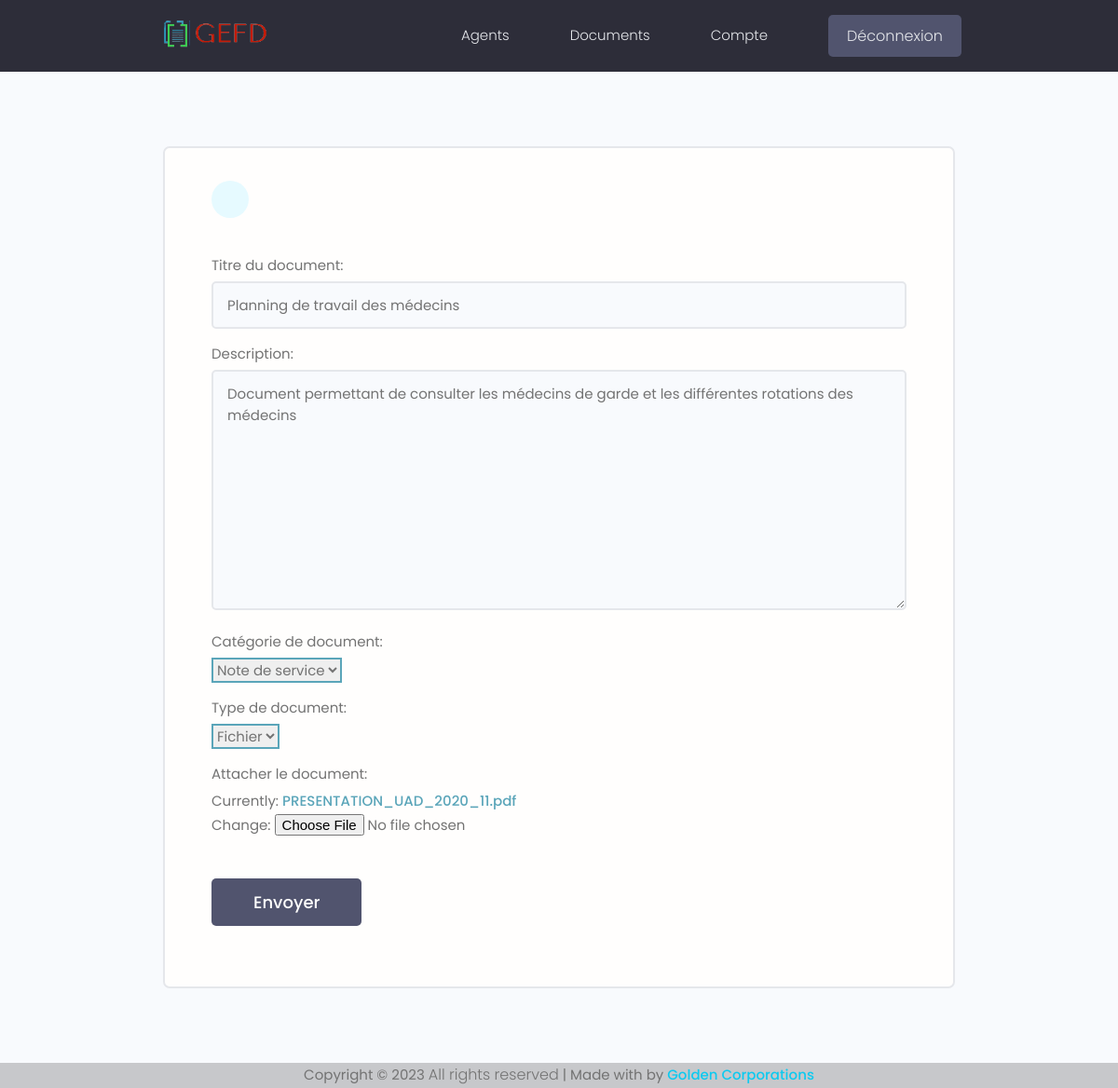
Page /docupload/update-document/a6cd63f2b0084e29912c7cdd166b8658/ (signed in) on the committed database.
### docupload/models.py (models this page shows, shortened)
class Document(models.Model):
    TYPE_CHOICES = (
        ('fichier','Fichier'),
        ('image','Image'),
        ('video','Video'),
    )
    libelleDoc = models.CharField(max_length=200)
    description = models.TextField(null=True, blank=True)
    typeDoc = models.CharField(choices=TYPE_CHOICES, default='fichier',max_length=10)
    docUpload = models.FileField(upload_to='')
    createdDate = models.DateTimeField(auto_now_add=True)
    updatedDate = models.DateTimeField(auto_now=True)
    categorie = models.ForeignKey(Categorie, on_delete=models.CASCADE)
    operator = models.ForeignKey(Profile, null=True, blank=True, on_delete=models.SET_NULL)
    id = models.UUIDField(default=uuid.uuid4, unique=True, primary_key=True, editable=False)

### docupload/views.py (the view)
# urls.py: path('update-document/<str:pk>/', views.updateDocument, name="update-document"),
@login_required(login_url = "login")
def updateDocument(request, pk):
    document = Document.objects.get(id=pk)
    form = DocumentForm(instance=document)
    if request.method == 'POST':
        form = DocumentForm(request.POST, request.FILES, instance=document)
        if form.is_valid():
            form.save()
            return redirect('documents')
    context = {'form':form}
    return render(request, "docupload/document_form.html", context)

### docupload/forms.py
class DocumentForm(ModelForm):
    class Meta:
        model = Document
        fields = ['libelleDoc', 'description','categorie', 'typeDoc', 'docUpload']
        labels = {
            'libelleDoc': 'Titre du document',
            'description': 'Description',
            'categorie': 'Catégorie de document',
            'typeDoc': 'Type de document',
            'docUpload': 'Attacher le document'
        }
    def __init__(self, *args, **kwargs):
        super(DocumentForm, self).__init__(*args, **kwargs)
        for name, field in self.fields.items():
            field.widget.attrs.update({'class':'input'})

### docupload/models.py (called while the page is built)
    def __str__(self):
        return self.libelleCat

### docupload/templates/docupload/document_form.html (shortened to what this page needs)
{% extends 'base.html' %}
{% block content %}
    <main class="formPage my-xl">
        <div class="content-box">
            <div class="formWrapper">
                <a class="backButton" href="#"></a>
                <br>
                <form class="form" method="POST" enctype="multipart/form-data">
                    {% for field in form %}
                    <div class="form__field">
                        <label for="formInput#text">{{field.label}}: </label>
                        {{field}}
                    </div>
                    {% endfor %}
                    <input class="btn btn--sub btn--lg  my-md" type="submit" value="Envoyer" />
                </form>
            </div>
        </div>
    </main>
{% endblock %}

### static/css/app.css (style rules this page uses)
:root { --color-sub: #2d2d39; }
.btn--sub { background-color: var(--color-sub-light); }
.content-box { width: 95%; max-width: 85rem; margin: 0 auto; }
.backButton { background: var(--color-main-light); color: var(--color-main); width: 4rem; height: 4rem; display: flex; align-items: center; justify-content: center; border-radius: 50%; }
.formPage .formWrapper { list-style: none; background: var(--color-white); padding: 3.5rem 5rem; border: 2px solid var(--color-light); border-radius: 0.7rem; }

### static/uikit/styles/modules/_variables.css (style rules this page uses)
:root { --color-main: #5aa5b9; --color-main-light: #e6faff; --color-sub: #3f4156; --color-sub-light: #51546e; --color-sub-lighter: #ededfd; --color-text: #737373; --color-gray: #8b8b8b; --color-light: #e5e7eb; --color-light-gray: #767676; --color-bg: #f8fafd; --color-white: #fffefd; --color-white-light: #f3f3f3; --color-success: #359e64; --color-success-bg: #def8e8; --color-error: #fc4b0b; --color-error-bg: #fff2ee; --font-base: 'Poppins', arial, helvetica, 'Segoe UI', roboto, ubuntu, sans-serif; --font-monospace: 'Fira Code', 'Courier New', courier, monospace; --font-regular: 300; --font-medium: 500; --font-bold: 700; --generic-shadow: 1px 1px 5px #00000010; --generic-transition: all 0.3s ease-in-out; }

### static/uikit/styles/modules/_base.css (style rules this page uses)
* { margin: 0; padding: 0; box-sizing: border-box; text-rendering: optimizeLegibility; color: inherit; font-size: inherit; }
html { font-size: 50%; }
@media only screen and (min-width: 480px) { html { font-size: 56.25%; } }
@media only screen and (min-width: 1200px) { html { font-size: 62.5%; } }
body { line-height: 1.6; font-weight: 400; font-size: 1.5rem; color: var(--color-text); background-color: var(--color-bg); min-height: 100vh; }

### static/uikit/styles/modules/_typography.css (style rules this page uses)
* { font-family: var(--font-base); }
a { padding-bottom: 2px; text-decoration: none; display: inline-block; color: var(--color-main); font-weight: var(--font-medium); }

### static/uikit/styles/modules/_utilities.css (style rules this page uses)
.my-md { margin: 3rem auto; }
.my-xl { margin: 8rem auto; }

### static/uikit/styles/modules/_button.css (style rules this page uses)
.btn { display: inline-block; position: relative; cursor: pointer; background-color: var(--color-light); font-weight: var(--font-medium); color: var(--color-sub); text-decoration: none; padding: 1rem 2rem; border-radius: 0.5rem; border: none; width: -webkit-fit-content; width: -moz-fit-content; width: fit-content; height: -webkit-fit-content; height: -moz-fit-content; height: fit-content; font-size: 1.6rem; outline-width: 0; outline-color: transparent; -webkit-backface-visibility: hidden; backface-visibility: hidden; transition: all 0.3s ease-in-out; }
.btn--sub { background-color: var(--color-sub); color: var(--color-white); }
.btn--lg { font-size: 1.8rem; padding: 1.2rem 4.5rem; }

### static/uikit/styles/modules/_form.css (style rules this page uses)
.form { display: block; }
.form__field { margin-top: 1.5rem; margin-bottom: 1.5rem; }
.form__label, .form__field > label { display: block; margin-bottom: 0.5rem; color: var(--color-text); }
input.input[type='text'], input.input[type='email'], input.input[type='password'], input.input[type='number'], textarea.input { min-width: 24rem; width: 100%; padding: 1.2rem 1.5rem; border-radius: 0.5rem; border: 2px solid var(--color-light); transition: all 0.3s ease-in-out; background-color: var(--color-bg); }
input.input[type='text']:focus, input.input[type='email']:focus, input.input[type='password']:focus, input.input[type='number']:focus, input.input[type='text']:active, input.input[type='email']:active, input.input[type='password']:active, input.input[type='number']:active, select.input, textarea.input:focus, textarea.input:active { outline: none; border: 2px solid var(--color-main); }

### rows in the picture
Document: form "Planning de travail des médecins" "Document permettant de consulter les médecins de garde et les différentes rotations des médecins" "Note de service" "Fichier"

### other values in the picture
{{ field.label }} "Titre du document" "Description" "Catégorie de document" "Type de document" "Attacher le document"
